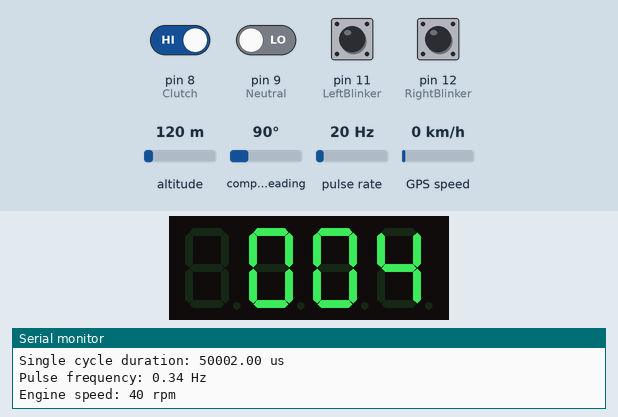
Bench run of a sketch on a simulated Arduino Uno, built with avr-gcc and run on an emulated ATmega328P. Parts: 4-digit seven-segment display, the last lines printed to the serial monitor. Wiring (inferred from the names in the program): pulse sensor: data pin 3. The inputs (shaded band) are chosen by the test bench; at power-on: pin 8 (Clutch) HIGH, pin 9 (Neutral), pin 11 (LeftBlinker), pin 12 (RightBlinker) LOW, pulse rate 20 Hz, GPS speed 0 km/h, altitude 120 m, compass heading 90°. The GPS gets a fix after 3 s at 37.7749, -122.4194 with 8 satellites.

Above: at 1.2 s.
1.3 s: pin 11 (LeftBlinker) pulled HIGH for 1 s
At 2.0 s:
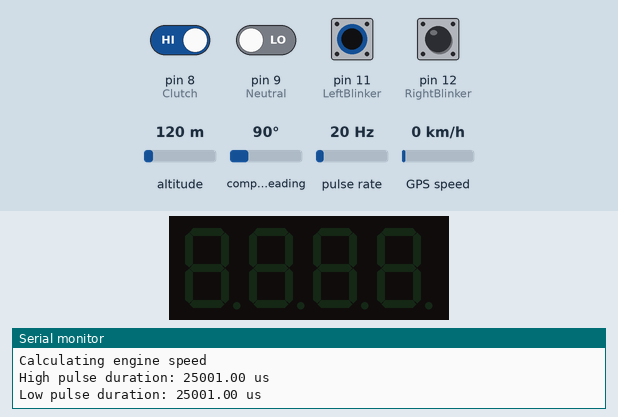
4.0 s: pulse rate (sensor on pin 3) set to 4 Hz
At 5.7 s:
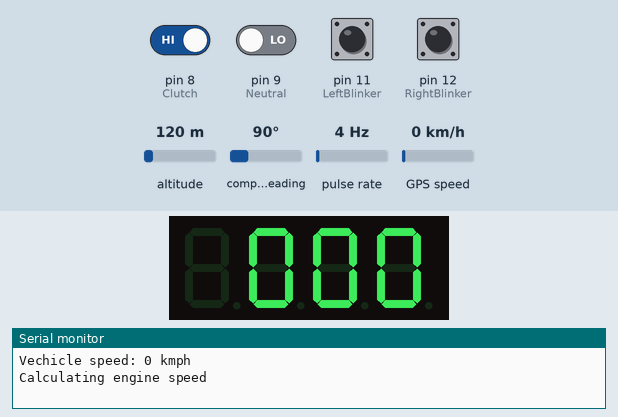
6.4 s: pin 8 (Clutch) driven LOW
At 8.1 s:
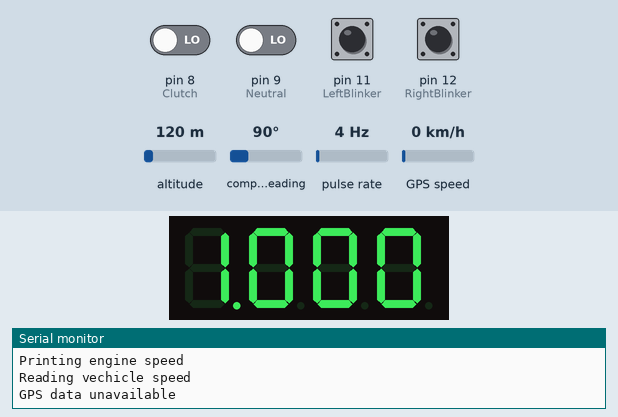
8.4 s: GPS speed set to 2 km/h
At 10.4 s:
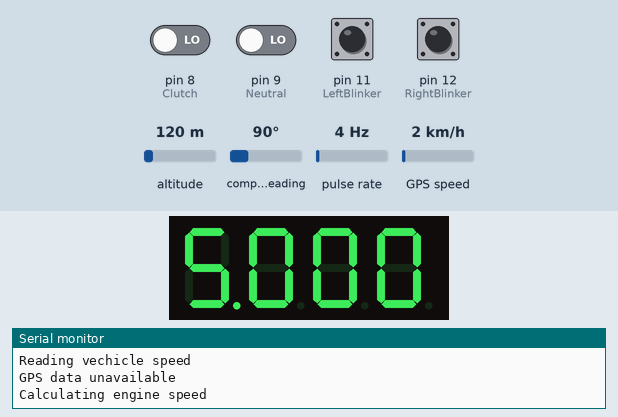
11.4 s: pulse rate (sensor on pin 3) set to 33 Hz
At 12.8 s:
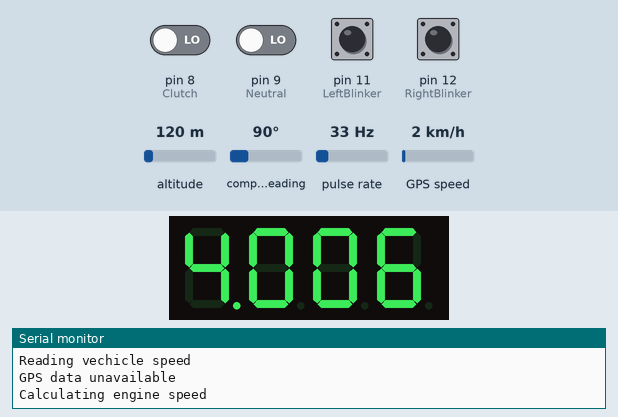
13.6 s: pin 9 (Neutral) driven HIGH
At 14.3 s:
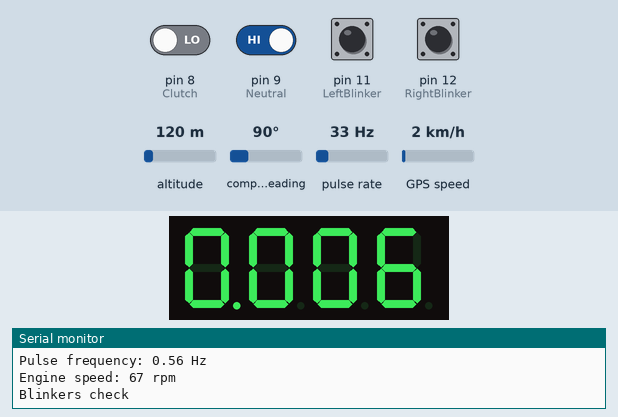
Timing chart, 0 to 16.4 s (numbered marks = the images above; inputs shaded):
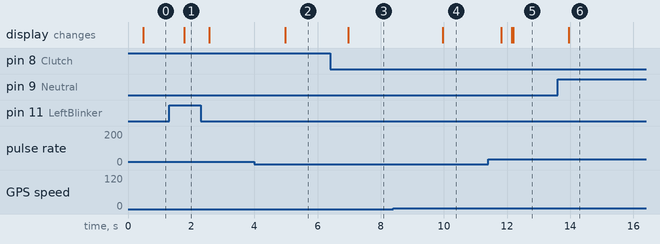

The sketch:

vtxecu.ino
```cpp
#include <TM1637Display.h>
#include <SoftwareSerial.h>
#include <TinyGPS++.h>

//Input Pins
const int RPM = 3;
const int CLK = 6;
const int DIO = 5;
const int Clutch = 8;
const int Neutral = 9;
const int LeftBlinker = 11;
const int RightBlinker = 12;

//Constants
const int RotationsPerPulse = 2;
const int MicroSeconds = 1000000;
const int SecondsPerMinute = 60;

//Variables
float PulseFrequency, SingleCycle, Hduration, Lduration;
long EngineSpeed;
int Gear, VechicleSpeed, Ratio;
String GpsMessage;

SoftwareSerial GpsSerial(0, 1);
TinyGPSPlus GPS;
TM1637Display Display(CLK, DIO);

void setup() {
  pinMode(RPM, INPUT);
  pinMode(Clutch, INPUT);
  pinMode(Neutral, INPUT);
  pinMode(LeftBlinker, INPUT);
  pinMode(RightBlinker, INPUT);

  Serial.begin(9600);
  GpsSerial.begin(9600);

  Display.setBrightness(7);
}

void loop() {
  Serial.println("Reading vechicle speed");
  readSpeed();

  Serial.println("Calculating engine speed");
  calculateRpm();

  Serial.println("Blinkers check");
  blinkerWarning(digitalRead(LeftBlinker), digitalRead(RightBlinker));

  if (EngineSpeed > 8000) {
    return;
  }

  if (digitalRead(Clutch) == LOW) {
    Serial.println("Clutch released, selecting gear");
    selectGear(EngineSpeed, VechicleSpeed, digitalRead(Neutral));
  } else {
    Serial.println("Clutch pressed, skipping gear selection");
  }

  Serial.println("Printing engine speed");
  printRpm(EngineSpeed);
}

void selectGear(int rpm, int speed, int neutralPin) {
  if (neutralPin == HIGH) {
    Serial.println("Neutral gear selected");
    Gear = 0;
  } else {
    Ratio = (rpm + 0.1) / (speed + 0.1);
    Serial.print("Rpm to Speed ratio: ");
    Serial.println(Ratio);
    if (Ratio >= 65) {
      Gear = 1;
    } else if (Ratio >= 43 && Ratio < 65) {
      Gear = 2;
    } else if (Ratio >= 35 && Ratio < 43) {
      Gear = 3;
    } else if (Ratio >= 31 && Ratio < 35) {
      Gear = 4;
    } else {
      Gear = 5;
    }
  }
  Serial.print("Gear selected: ");
  Serial.println(Gear);
  Serial.println("Printing gear");
  Display.showNumberDecEx(Gear, 0x80, false, 1, 0);
}

void printRpm(int rpm) {
  Display.showNumberDec((rpm / 1000) % 10, false, 1, 1);
  Display.showNumberDec((rpm / 100) % 10, false, 1, 2);
  Display.showNumberDec((rpm / 10) % 10, false, 1, 3);
}

void calculateRpm() {
  Hduration = pulseIn(RPM, 1000);
  Lduration = pulseIn(RPM, LOW);
  Serial.print("High pulse duration: ");
  Serial.print(Hduration);
  Serial.println(" us");
  Serial.print("Low pulse duration: ");
  Serial.print(Lduration);
  Serial.println(" us");
  SingleCycle = Hduration + Lduration;
  Serial.print("Single cycle duration: ");
  Serial.print(SingleCycle);
  Serial.println(" us");
  PulseFrequency = MicroSeconds / SingleCycle;
  Serial.print("Pulse frequency: ");
  Serial.print(PulseFrequency);
  Serial.println(" Hz");
  EngineSpeed = PulseFrequency * SecondsPerMinute * RotationsPerPulse;
  Serial.print("Engine speed: ");
  Serial.print(EngineSpeed);
  Serial.println(" rpm");
}

void blinkerWarning(int leftBlinker, int rightBlinker) {
  if (leftBlinker == HIGH || rightBlinker == HIGH) {
    Serial.println("Disabling display");
    Display.setBrightness(7, false);
  } else {
    Serial.println("Enabling display");
    Display.setBrightness(7, true);
  }
}

void readSpeed() {
  if (GpsSerial.available()) {
    Serial.println("GPS data available");
    while (GpsSerial.available()) {
      if (GPS.encode(GpsSerial.read())) {
        GpsMessage = GpsSerial.readStringUntil('\r');
        Serial.print("GPS message: ");
        Serial.println(GpsMessage);
        VechicleSpeed = int(GPS.speed.kmph());
        Serial.print("Vechicle speed: ");
        Serial.print(VechicleSpeed);
        Serial.println(" kmph");
      }
    }
  } else {
    Serial.println("GPS data unavailable");
  }
}
```

Measured:
- after the input at 1.3 s, the display: changes after 0.48 s (image 1)
- after the input at 4.0 s, the display: changes after 0.98 s (image 2)
- after the input at 6.4 s, the display: changes after 0.57 s (image 3)
- after the input at 8.4 s, the display: changes after 1.6 s (image 4)
- after the input at 11.4 s, the display: first changes after 0.41 s (image 5 shows a later state)
- after the input at 13.6 s, the display: changes after 0.36 s (image 6)
